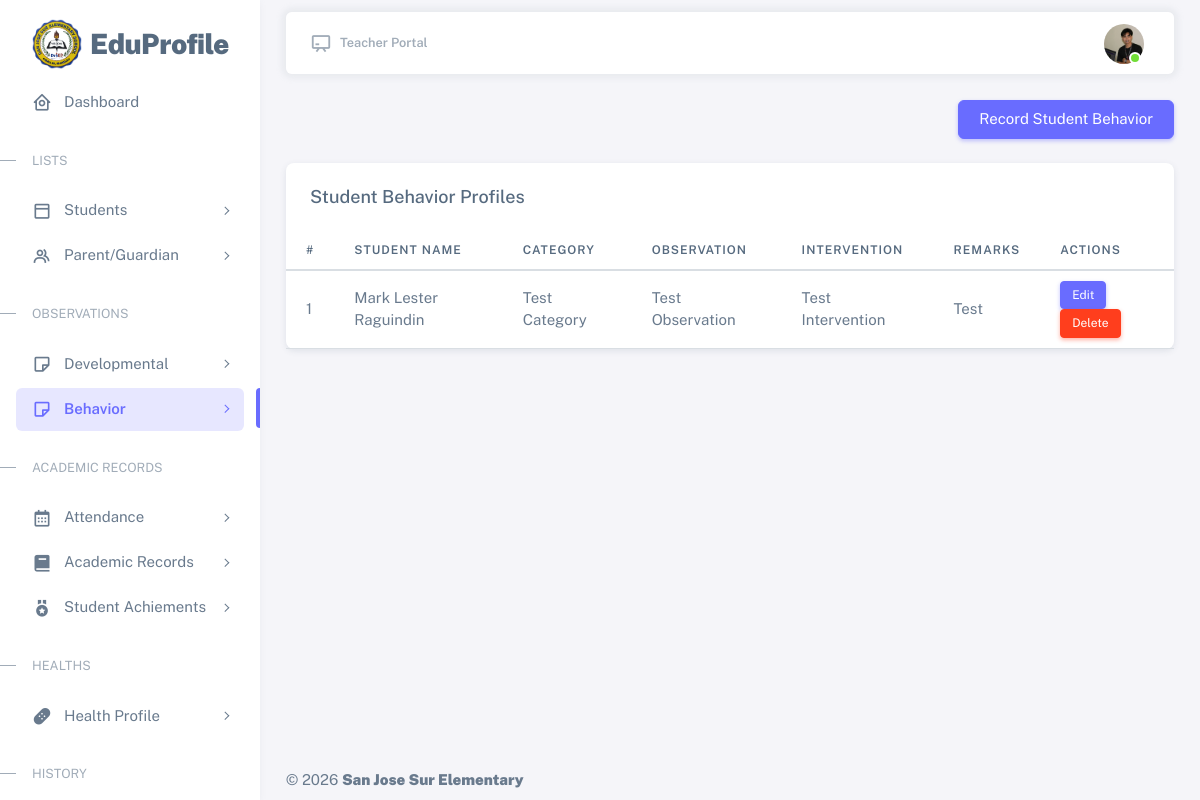
Before: /resources/views/teacher/student-behavior.php (signed in) with the older database file.
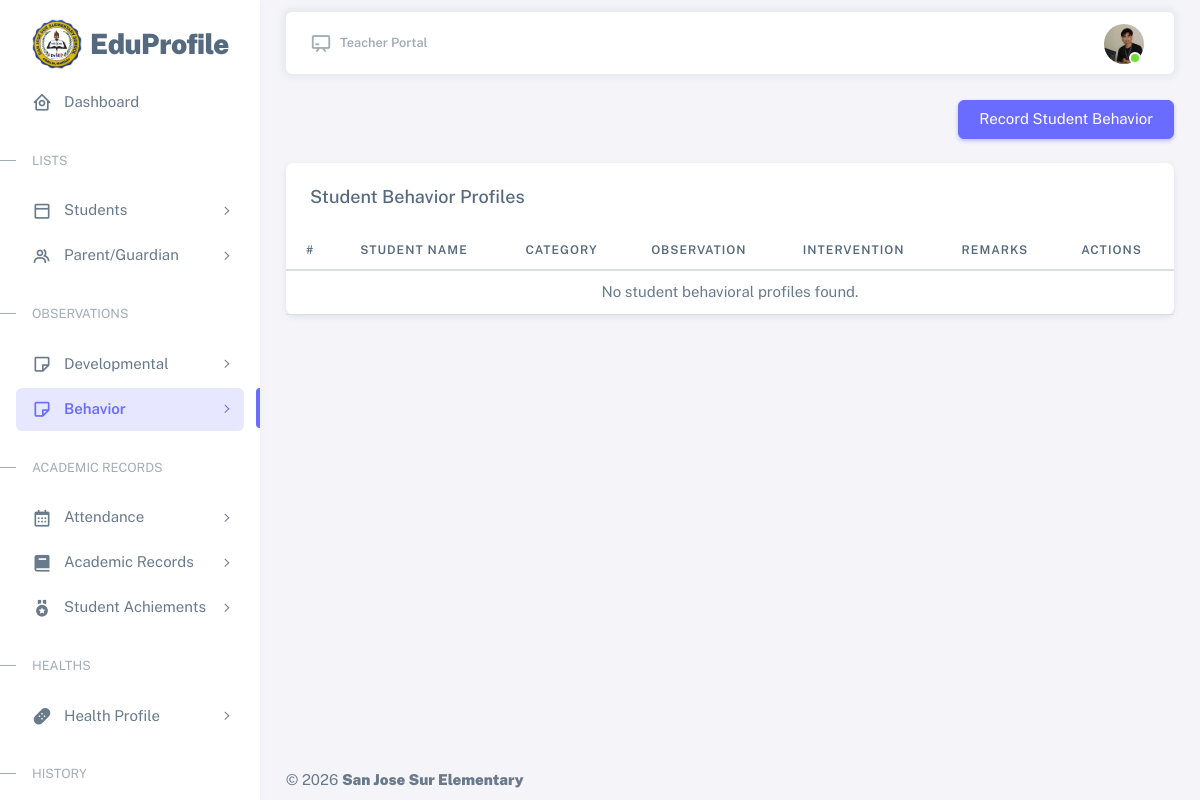
After: the same page with the newer database file.
### tables this page shows
CREATE TABLE `behavioral_profiles` (
  `id` int(11) NOT NULL,
  `student_id` int(11) NOT NULL,
  `school_year_id` int(11) NOT NULL,
  `observation_date` date NOT NULL,
  `category` varchar(100) NOT NULL,
  `observation` text NOT NULL,
  `intervention` text DEFAULT NULL,
  `remarks` text DEFAULT NULL,
  `recorded_by` int(11) NOT NULL,
  `created_at` timestamp NOT NULL DEFAULT current_timestamp(),
  `updated_at` timestamp NOT NULL DEFAULT current_timestamp() ON UPDATE current_timestamp()
);

CREATE TABLE `students` (
  `id` int(11) NOT NULL,
  `lrn` varchar(20) DEFAULT NULL,
  `first_name` varchar(100) NOT NULL,
  `middle_name` varchar(100) DEFAULT NULL,
  `last_name` varchar(100) NOT NULL,
  `suffix` varchar(20) DEFAULT NULL,
  `birth_date` date NOT NULL,
  `gender` enum('Male','Female') NOT NULL,
  `address` varchar(50) DEFAULT NULL,
  `school_year_id` int(11) NOT NULL,
  `grade_level_id` int(11) NOT NULL,
  `section_id` int(11) NOT NULL,
  `recorded_by` int(11) NOT NULL,
  `status` enum('active','archived') NOT NULL DEFAULT 'active',
  `created_at` timestamp NOT NULL DEFAULT current_timestamp(),
  `updated_at` timestamp NOT NULL DEFAULT current_timestamp() ON UPDATE current_timestamp()
);

### app/controllers/teacher/StudentBehaviorProfileController.php (called while the page is built, shortened)
<?php
require_once __DIR__ . '/../../core/Controller.php';
require_once __DIR__ . '/../../models/teacher/StudentBehavioralProfileModel.php';
require_once __DIR__ . '/../../helpers/Paginator.php';
require_once __DIR__ . '/../../../database/config/config.php';
    class StudentBehaviorProfileController extends Controller{
        public function index($student_id = null, $page = 1){
            $perPage = 10;
            $teacherId = (int) $_SESSION['id'];
            $offset = Paginator::offset($page, $perPage);
            $rows = $this->model->getPage($teacherId, $perPage, $offset, $student_id);
            $total = $this->model->countAll($teacherId, $student_id);
            return array_merge(['data' => $rows], Paginator::meta($total, $page, $perPage));
        }
    }
    try{
        $controller = new StudentBehaviorProfileController($con);
        $filter_student_id = isset($_GET['student_id']) ? (int) $_GET['student_id'] : null;
        $page = isset($_GET['page']) ? (int) $_GET['page'] : 1;
        $student_behavioral_profiles = $controller->index($filter_student_id, $page);
    }catch(Exception $e){
        error_log("Error in StudentBehaviorProfileController: " . $e->getMessage());
    }

### app/helpers/Paginator.php (called while the page is built)
<?php
    class Paginator{
        public static function offset($page, $perPage){
            return (max(1, (int) $page) - 1) * $perPage;
        }
        public static function meta($total, $page, $perPage){
            $page = max(1, (int) $page);
            return [
                'total' => $total,
                'per_page' => $perPage,
                'current_page' => $page,
                'total_pages' => max(1, (int) ceil($total / $perPage)),
            ];
        }
    }

### app/core/Controller.php (called while the page is built, shortened)
<?php
    abstract class Controller{
        public function __construct($model){
            $this->model = $model;
        }
    }

### app/core/Model.php (called while the page is built, shortened)
<?php
    class Model{
        public function __construct($con){
            $this->con = $con;
        }
    }

### app/models/teacher/StudentBehavioralProfileModel.php (called while the page is built, shortened)
<?php
require_once __DIR__ . '/../../core/Model.php';
    class StudentBehavioralProfileModel extends Model{
        protected $behavioral_profiles = 'behavioral_profiles';
        protected $student = 'students';
        protected $sections = 'sections';
        protected $school_year = 'school_year';
        protected $users = 'users';
        public function getPage($teacher_id, $limit, $offset, $student_id = null){
            try{
                $query = "SELECT
                    bp.*,
                    s.first_name AS student_first_name,
                    s.middle_name AS student_middle_name,
                    s.last_name AS student_last_name,
                    s.suffix AS student_suffix,
                    sy.school_year AS school_year,
                    u.full_name AS recorded_by
                    FROM {$this->behavioral_profiles} bp
                    LEFT JOIN {$this->student} s ON bp.student_id = s.id
                    LEFT JOIN {$this->sections} sec ON s.section_id = sec.id
                    LEFT JOIN {$this->school_year} sy ON bp.school_year_id = sy.id
                    LEFT JOIN {$this->users} u ON bp.recorded_by = u.id
                    WHERE sec.adviser_id = ? AND s.status = 'active'
                ";
                $query .= " ORDER BY bp.observation_date DESC LIMIT ? OFFSET ?";
                $stmt = $this->con->prepare($query);
                if($student_id !== null){
                    $stmt->bind_param("iiii", $teacher_id, $student_id, $limit, $offset);
                }else{
                    $stmt->bind_param("iii", $teacher_id, $limit, $offset);
                }
                $stmt->execute();
                $result = $stmt->get_result();
                return $result->fetch_all(MYSQLI_ASSOC);
            }catch(Exception $e){
                error_log("Error fetching student behavioral records page: " . $e->getMessage());
                return [];
            }
        }
        public function countAll($teacher_id, $student_id = null){
            try{
                $query = "SELECT COUNT(*) AS total
                    FROM {$this->behavioral_profiles} bp
                    LEFT JOIN {$this->student} s ON bp.student_id = s.id
                    LEFT JOIN {$this->sections} sec ON s.section_id = sec.id
                    WHERE sec.adviser_id = ? AND s.status = 'active'
                ";
                $stmt = $this->con->prepare($query);
                if($student_id !== null){
                    $stmt->bind_param("ii", $teacher_id, $student_id);
                }else{
                    $stmt->bind_param("i", $teacher_id);
                }
                $stmt->execute();
                $result = $stmt->get_result();
                return (int) ($result->fetch_assoc()['total'] ?? 0);
            }catch(Exception $e){
                error_log("Error counting student behavioral records: " . $e->getMessage());
                return 0;
            }
        }
    }

### resources/views/teacher/student-behavior.php (the view, shortened to what the changed rows need)
<?php
require_once __DIR__ . '/../../../app/controllers/teacher/StudentBehaviorProfileController.php';
?>
<!DOCTYPE html>
<html
  lang="en"
  class="light-style layout-menu-fixed"
  dir="ltr"
  data-theme="theme-default"
  data-assets-path="../../../public/assets/"
  data-template="vertical-menu-template-free"
>
<head>
  <link rel="stylesheet" href="../../../public/assets/vendor/fonts/boxicons.css" />
  <link rel="stylesheet" href="../../../public/assets/vendor/css/core.css" class="template-customizer-core-css" />
  <link rel="stylesheet" href="../../../public/assets/vendor/css/theme-default.css" class="template-customizer-theme-css" />
  <link rel="stylesheet" href="../../../public/assets/css/demo.css" />
  <link rel="stylesheet" href="../../../public/assets/vendor/libs/perfect-scrollbar/perfect-scrollbar.css" />
</head>
<body>
    <?php require_once __DIR__ . '/partials/sidebar.php'; ?>
    <?php require_once __DIR__ . '/partials/topbar.php'; ?>
    <div class="card mt-4">
      <div class="table-responsive nowrap">
        <table class="table table-hover">
          <thead>
            <tr>
              <th>#</th>
              <th>Student Name</th>
              <th>Category</th>
              <th>Observation</th>
              <th>Intervention</th>
              <th>Remarks</th>
              <th>Actions</th>
            </tr>
          </thead>
          <tbody>
            <?php
                $behaviorRows   = $student_behavioral_profiles['data']         ?? [];
                $behaviorPage   = $student_behavioral_profiles['current_page'] ?? 1;
                $behaviorPer    = $student_behavioral_profiles['per_page']     ?? 10;
                $behaviorOffset = ($behaviorPage - 1) * $behaviorPer;
            ?>
            <?php if(!empty($behaviorRows)): ?>
              <?php foreach($behaviorRows as $index => $student_behavioral_profile): ?>
                <?php $viewStudentName = trim($student_behavioral_profile['student_first_name'] . ' ' . ($student_behavioral_profile['student_middle_name'] ?? '') . ' ' . $student_behavioral_profile['student_last_name'] . ' ' . ($student_behavioral_profile['student_suffix'] ?? '')); ?>
                <tr
                  role="button"
                  style="cursor: pointer;"
                  data-bs-toggle="modal"
                  data-bs-target="#viewStudentBehavioralModal"
                  onclick="viewStudentBehavioral(
                      '<?= htmlspecialchars($viewStudentName) ?>',
                      '<?= htmlspecialchars($student_behavioral_profile['school_year']) ?>',
                      '<?= htmlspecialchars($student_behavioral_profile['observation_date']) ?>',
                      '<?= htmlspecialchars($student_behavioral_profile['category']) ?>',
                      '<?= htmlspecialchars($student_behavioral_profile['observation']) ?>',
                      '<?= htmlspecialchars($student_behavioral_profile['intervention']) ?>',
                      '<?= htmlspecialchars($student_behavioral_profile['remarks']) ?>',
                      '<?= htmlspecialchars($student_behavioral_profile['recorded_by']) ?>'
                  )"
                >
                  <td><?php echo $behaviorOffset + $index + 1; ?></td>
                  <td><?php echo htmlspecialchars($student_behavioral_profile['student_first_name'] . ' ' . $student_behavioral_profile['student_last_name']); ?></td>
                  <td><?php echo htmlspecialchars($student_behavioral_profile['category']); ?></td>
                  <td><?php echo htmlspecialchars($student_behavioral_profile['observation']); ?></td>
                  <td><?php echo htmlspecialchars($student_behavioral_profile['intervention']); ?></td>
                  <td><?php echo htmlspecialchars($student_behavioral_profile['remarks']); ?></td>
                  <td>
                    <button
                      class="btn btn-sm btn-primary"
                      name="update_student_behavior"
                      data-bs-toggle="modal"
                      data-bs-target="#editStudentBehavioralModal"
                      onclick="event.stopPropagation(); editStudentBehavioral(
                          '<?= htmlspecialchars($student_behavioral_profile['id']); ?>',
                          '<?= htmlspecialchars($student_behavioral_profile['student_id']) ?>',
                          '<?= htmlspecialchars($student_behavioral_profile['school_year_id']) ?>',
                          '<?= htmlspecialchars($student_behavioral_profile['observation_date']) ?>',
                          '<?= htmlspecialchars($student_behavioral_profile['category']) ?>',
                          '<?= htmlspecialchars($student_behavioral_profile['observation']) ?>',
                          '<?= htmlspecialchars($student_behavioral_profile['intervention']) ?>',
                          '<?= htmlspecialchars($student_behavioral_profile['remarks']) ?>',
                          '<?= htmlspecialchars($student_behavioral_profile['recorded_by']) ?>',
                      )"
                    >
                      Edit
                    </button>
                    <form action="../../../app/controllers/teacher/StudentBehaviorProfileController.php" method="post" class="d-inline">
                        <button
                          type="submit"
                          name="delete_behavior_profile"
                          class="btn btn-sm btn-danger"
                          onclick="event.stopPropagation(); return confirm('Are you sure you want to delete this record?');">
                            Delete
                        </button>
                    </form>
                  </td>
                </tr>
              <?php endforeach; ?>
            <?php else: ?>
              <tr>
                <td colspan="8" class="text-center">No student behavioral profiles found.</td>
              </tr>
            <?php endif; ?>
          </tbody>
        </table>
      </div>
    </div>
    <?php require_once __DIR__ . '/partials/footer.php'; ?>
</body>
</html>

Changed rows visible on the page:
removed behavioral_profiles: index "1", student.last_name "Mark Lester Raguindin", category "Test Category", observation "Test Observation", intervention "Test Intervention", remarks "Test"
Other visible differences:
text now shown: "No student behavioral profiles found."
